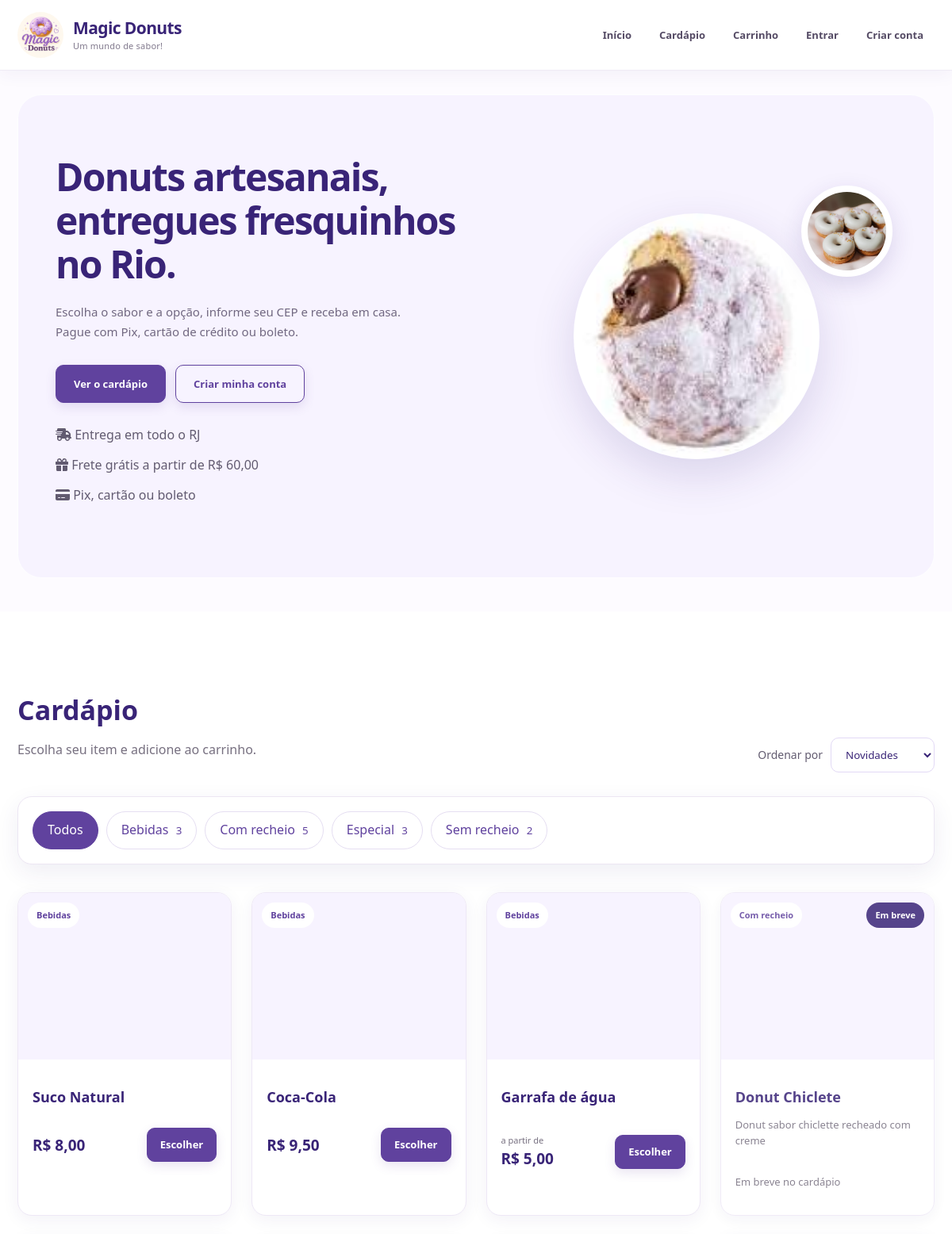
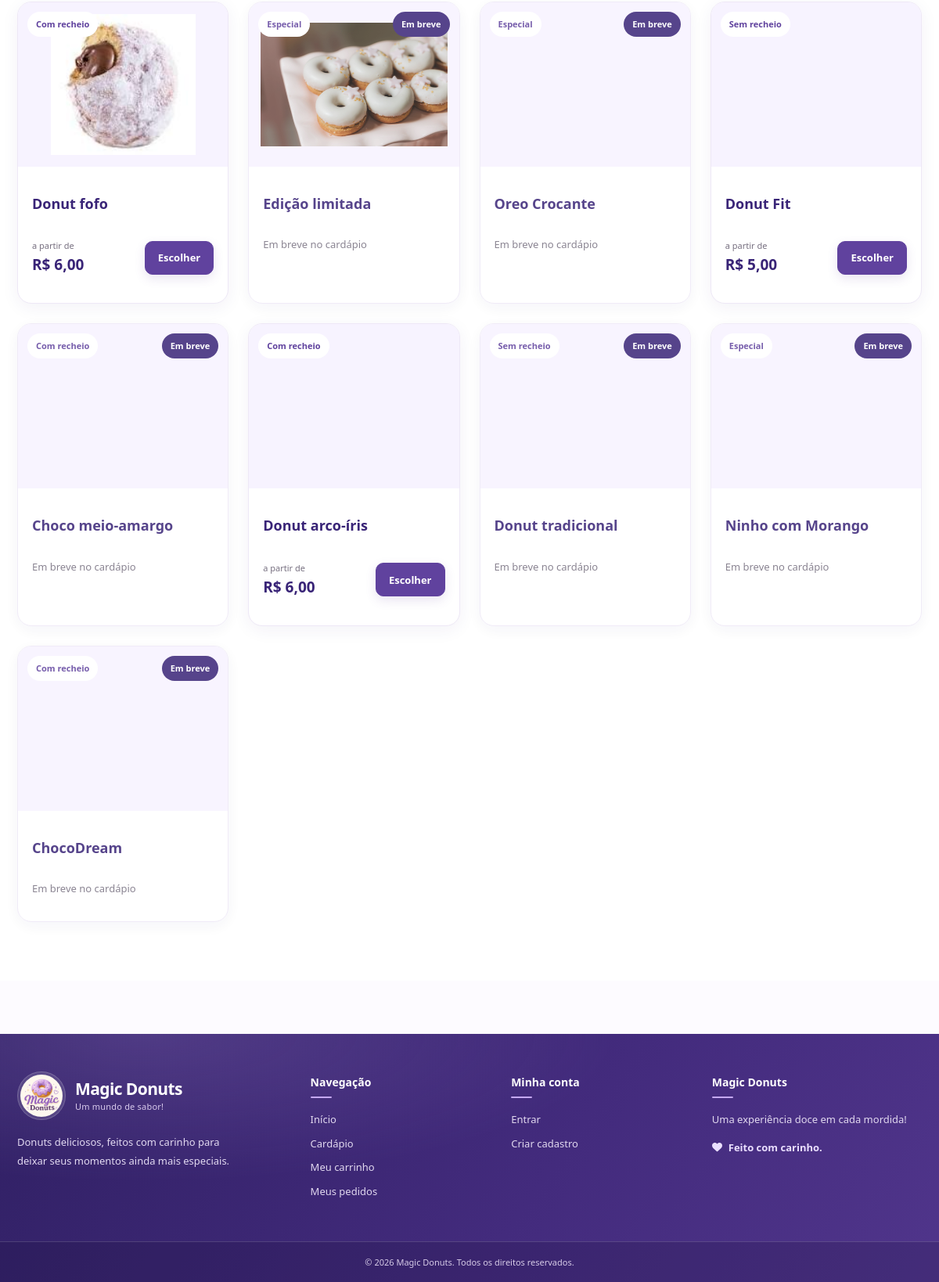
/index.php?controller=loja&action=index (signed in), run on the app's committed database (2 pictures, top to bottom).
### tables this page shows
CREATE TABLE `categoria` (
  `id` int(11) NOT NULL,
  `nome` varchar(100) NOT NULL,
  `ativo` tinyint(1) NOT NULL DEFAULT 1
);

CREATE TABLE `produto` (
  `id` int(11) NOT NULL,
  `categoria_id` int(11) NOT NULL,
  `nome` varchar(100) NOT NULL,
  `descricao` text DEFAULT NULL,
  `ativo` tinyint(1) NOT NULL DEFAULT 1
);

### controllers/LojaController.php (called while the page is built, shortened)
<?php
require_once __DIR__ . '/../config/db.php';
require_once __DIR__ . '/../models/Vitrine.php';
class LojaController extends SiteBaseController
{
    private Vitrine $vitrine;
    public function __construct()
    {
        $this->vitrine = new Vitrine();
    }
    public function index(): void
    {
        $categoriaId = filter_input(
            INPUT_GET,
            'categoria',
            FILTER_VALIDATE_INT
        );
        if (!$categoriaId || $categoriaId < 1) {
            $categoriaId = null;
        }
        $busca = trim($_GET['q'] ?? '');
        $ordem = $_GET['ordem'] ?? 'relevancia';
        $produtos = $this->vitrine->listarProdutos(
            $categoriaId,
            $busca,
            $ordem
        );
        $categorias = $this->vitrine->listarCategorias();
        $destaques = $this->vitrine->listarDestaques(4);
        $categoriaAtual = null;
        $filtrando = (
            $categoriaId !== null ||
            $busca !== ''
        );
     $this->renderSite('home', [
    'produtos' => $produtos,
    'categorias' => $categorias,
    'destaques' => $destaques,
    'categoriaId' => $categoriaId,
    'categoriaAtual' => $categoriaAtual,
    'busca' => $busca,
    'ordem' => $ordem,
    'filtrando' => $filtrando,
    'erro' => $this->obterFlash('erro'),
    'sucesso' => $this->obterFlash('sucesso')
]);
    }
}

### controllers/SiteBaseController.php (called while the page is built, shortened)
<?php
require_once __DIR__ . '/../config/helpers.php';
class SiteBaseController
{
    protected function renderSite(
        string $pagina,
        array $dados = []
    ): void {
        $caminho = __DIR__ . '/../views/site/' . $pagina . '.php';
        extract($dados, EXTR_SKIP);
        require __DIR__ . '/../views/site/_header.php';
        require $caminho;
        require __DIR__ . '/../views/site/_footer.php';
    }
}

### index.php (called while the page is built, shortened)
<?php
require_once __DIR__ . '/config/db.php';
$controller = $_GET['controller'] ?? 'auth';
$action = $_GET['action'] ?? 'form';
switch ($controller) {
    case 'loja':
        require_once __DIR__ . '/controllers/LojaController.php';
        $c = new LojaController();
        break;
}
$c->$action();

### config/helpers.php (called while the page is built, shortened)
<?php
function e($valor): string
{
    return htmlspecialchars(
        (string) ($valor ?? ''),
        ENT_QUOTES,
        'UTF-8'
    );
}
function moeda($valor): string
{
    return 'R$ ' . number_format(
        (float) $valor,
        2,
        ',',
        '.'
    );
}
function url_site(
    string $controller,
    string $action = 'index',
    array $params = []
): string {
    $query = array_merge(
        [
            'controller' => $controller,
            'action' => $action
        ],
        $params
    );
    return MD_URL_BASE . '/index.php?' . http_build_query($query);
}
function cliente_logado(): bool
{
    return !empty($_SESSION['cliente_cpf']);
}
function imagem_produto(
    int $produtoId,
    bool $fallback = true
): ?string {
    $pastaFisica = __DIR__ .
        '/../public/uploads/produtos/';
    $pastaUrl = MD_URL_BASE .
        '/public/uploads/produtos/';
    foreach (['webp', 'jpg', 'png', 'jpeg'] as $extensao) {
        $arquivo = $pastaFisica .
            $produtoId . '.' . $extensao;
        if (is_file($arquivo)) {
            return $pastaUrl .
                $produtoId . '.' . $extensao;
        }
    }
    if (!$fallback) {
        return null;
    }
    return MD_URL_BASE .
        '/imagem/produto_sem_foto.png';
}

### config/db.php (called while the page is built)
<?php
class Database
{
private static $conn = null;
public static function getConnection()
{
    if (self::$conn === null) {
        try {
self::$conn = new PDO(
"mysql:host=localhost;dbname=magicdonuts;charset=utf8mb4",
"root",
"",
    [
    PDO::ATTR_ERRMODE => PDO::ERRMODE_EXCEPTION,
    PDO::ATTR_DEFAULT_FETCH_MODE => PDO::FETCH_ASSOC
    ]
);
} catch (PDOException $e) {
 die("Erro ao conectar ao banco de dados:" . $e->getMessage());
}
}
return self::$conn;
}
}

### models/Vitrine.php (called while the page is built, shortened)
<?php
require_once __DIR__ . '/../config/db.php';
class Vitrine
{
    private PDO $conn;
    public function __construct()
    {
        $this->conn = Database::getConnection();
    }
    public function listarProdutos(
        ?int $categoriaId = null,
        string $busca = '',
        string $ordem = 'relevancia'
    ): array {
        $sql = "
            SELECT
                p.id,
                p.nome,
                p.descricao,
                p.categoria_id,
                c.nome AS categoria_nome,
                COUNT(DISTINCT v.id) AS qtd_variacoes,
                COALESCE(
                    MIN(v.preco),
                    0
                ) AS preco_min,
                COALESCE(
                    MAX(v.preco),
                    0
                ) AS preco_max,
                MAX(
                    CASE
                        WHEN COALESCE(e.quantidade, 0) > 0
                        THEN 1
                        ELSE 0
                    END
                ) AS disponivel
            FROM produto p
            INNER JOIN categoria c
                ON c.id = p.categoria_id
            LEFT JOIN variacao v
                ON v.produto_id = p.id
            LEFT JOIN estoque e
                ON e.variacao_id = v.id
            WHERE p.ativo = 1
              AND c.ativo = 1
        ";
        $params = [];
        $sql .= "
            GROUP BY
                p.id,
                p.nome,
                p.descricao,
                p.categoria_id,
                c.nome
        ";
        switch ($ordem) {
            default:
                $sql .= " ORDER BY p.id DESC ";
                break;
        }
        $stmt = $this->conn->prepare($sql);
        $stmt->execute($params);
        return $stmt->fetchAll(PDO::FETCH_ASSOC);
    }
    public function listarCategorias(): array
    {
        $sql = "
            SELECT
                c.id,
                c.nome,
                COUNT(DISTINCT p.id) AS total
            FROM categoria c
            LEFT JOIN produto p
                ON p.categoria_id = c.id
                AND p.ativo = 1
            WHERE c.ativo = 1
            GROUP BY c.id, c.nome
            ORDER BY c.nome ASC
        ";
        return $this->conn
            ->query($sql)
            ->fetchAll(PDO::FETCH_ASSOC);
    }
public function listarDestaques(int $limite = 3): array
{
    $limite = max(1, min($limite, 8));
    $sql = "
        SELECT
            p.id,
            p.nome,
            p.descricao,
            c.nome AS categoria_nome
        FROM produto p
        INNER JOIN categoria c
            ON c.id = p.categoria_id
        WHERE p.ativo = 1
          AND c.ativo = 1
          AND LOWER(TRIM(c.nome)) <> 'bebidas'
        ORDER BY p.id DESC
        LIMIT {$limite}
    ";
    return $this->conn
        ->query($sql)
        ->fetchAll(PDO::FETCH_ASSOC);
}
}

### views/site/home.php (the view, shortened to what this page needs)
<?php
$categorias = $categorias ?? [];
$produtos = $produtos ?? [];
$destaques = $destaques ?? [];
$categoriaId = $categoriaId ?? null;
$categoriaAtual = $categoriaAtual ?? null;
$busca = $busca ?? '';
$ordem = $ordem ?? 'relevancia';
$filtrando = $filtrando ?? false;
$urlFiltro = static function (?int $categoria) use ($busca, $ordem): string {
    $params = [];
    if ($categoria !== null) {
        $params['categoria'] = $categoria;
    }
    if ($busca !== '') {
        $params['q'] = $busca;
    }
    if ($ordem !== 'relevancia') {
        $params['ordem'] = $ordem;
    }
    return url_site('loja', 'index', $params) . '#cardapio';
};
$fotosHero = [];
foreach ($destaques as $d) {
    $foto = imagem_produto((int) $d['id'], false);
    if ($foto !== null) {
        $fotosHero[] = ['src' => $foto, 'nome' => $d['nome']];
    }
}
?>
<?php if (!$filtrando): ?>
    <section class="hero">
        <div class="container hero-grade">
            <div>
                <h1>Donuts artesanais, entregues fresquinhos no Rio.</h1>
                <p class="hero-texto">
                    Escolha o sabor e a opção, informe seu CEP e receba em casa.
                    Pague com Pix, cartão de crédito ou boleto.
                </p>
                <div class="hero-acoes">
                    <a class="btn" href="#cardapio">Ver o cardápio</a>
                    <?php if (!cliente_logado()): ?>
                        <a class="btn btn-contorno" href="<?= e(url_site('cliente', 'cadastro')) ?>">
                            Criar minha conta
                        </a>
                    <?php else: ?>
                        <a class="btn btn-contorno" href="<?= e(url_site('pedido', 'meus')) ?>">
                            Meus pedidos
                        </a>
                    <?php endif; ?>
                </div>
                <ul class="hero-fatos">
                    <li><i class="fa-solid fa-truck-fast" aria-hidden="true"></i> Entrega em todo o RJ</li>
                    <li><i class="fa-solid fa-gift" aria-hidden="true"></i> Frete grátis a partir de <?= e(moeda(MD_FRETE_GRATIS_A_PARTIR)) ?></li>
                    <li><i class="fa-solid fa-credit-card" aria-hidden="true"></i> Pix, cartão ou boleto</li>
                </ul>
            </div>
            <div class="hero-visual" aria-hidden="true">
                <div class="anel">
                    <img
                        src="<?= e($fotosHero[0]['src'] ?? 'imagem/logo.jpg') ?>"
                        alt=""
                        decoding="async"
                    >
                </div>
                <?php if (isset($fotosHero[1])): ?>
                    <div class="satelite satelite-a">
                        <img src="<?= e($fotosHero[1]['src']) ?>" alt="" loading="lazy" decoding="async">
                    </div>
                <?php endif; ?>
            </div>
        </div>
    </section>
<?php endif; ?>
<section class="cardapio" id="cardapio">
    <div class="container">
        <div class="cardapio-topo">
            <div>
                <h2>
                    <?php if ($categoriaAtual): ?>
                        <?= e($categoriaAtual['nome']) ?>
                    <?php elseif ($busca !== ''): ?>
                        Resultados da busca
                    <?php else: ?>
                        Cardápio
                    <?php endif; ?>
                </h2>
                <p>
                    <?php if ($busca !== ''): ?>
                        <?= count($produtos) ?> resultado(s) para &ldquo;<?= e($busca) ?>&rdquo;.
                    <?php else: ?>
                        Escolha seu item e adicione ao carrinho.
                    <?php endif; ?>
                </p>
            </div>
            <form class="ordenar" method="get" action="index.php">
                <label for="ordem">Ordenar por</label>
                <select id="ordem" name="ordem" onchange="this.form.submit()">
                    <option value="relevancia" <?= $ordem === 'relevancia' ? 'selected' : '' ?>>Novidades</option>
                </select>
            </form>
        </div>
        <?php if (!empty($categorias)): ?>
            <nav class="filtros" aria-label="Categorias">
                <a
                    class="filtro <?= $categoriaId === null ? 'ativo' : '' ?>"
                    href="<?= e($urlFiltro(null)) ?>"
                    <?= $categoriaId === null ? 'aria-current="true"' : '' ?>
                >
                    Todos
                </a>
                <?php foreach ($categorias as $categoria): ?>
                    <?php $ativa = ((int) $categoria['id'] === $categoriaId); ?>
                    <a
                        class="filtro <?= $ativa ? 'ativo' : '' ?>"
                        href="<?= e($urlFiltro((int) $categoria['id'])) ?>"
                        <?= $ativa ? 'aria-current="true"' : '' ?>
                    >
                        <?= e($categoria['nome']) ?>
                        <small><?= (int) $categoria['total'] ?></small>
                    </a>
                <?php endforeach; ?>
            </nav>
        <?php endif; ?>
        <?php if (empty($produtos)): ?>
            <div class="vazio">
                <i class="fa-regular fa-face-frown" aria-hidden="true"></i>
                <h2>Nenhum donut encontrado</h2>
                <p>
                    Tente outra palavra ou veja o cardápio completo.
                </p>
                <a class="btn" href="<?= e(url_site('loja', 'index')) ?>">Ver todos os donuts</a>
            </div>
        <?php else: ?>
            <div class="grade-produtos">
                <?php foreach ($produtos as $produto): ?>
                    <?php
                    $idProduto = (int) $produto['id'];
                    $disponivel = (int) $produto['disponivel'] === 1;
                    $temVariacao = (int) $produto['qtd_variacoes'] > 0;
                    $link = url_site('loja', 'produto', ['id' => $idProduto]);
                    $precoMin = (float) $produto['preco_min'];
                    $precoMax = (float) $produto['preco_max'];
                    ?>
                    <article class="cartao-produto <?= $disponivel ? '' : 'indisponivel' ?>">
                        <a class="cartao-foto" href="<?= e($link) ?>" tabindex="-1" aria-hidden="true">
                            <img
                                src="<?= e(imagem_produto($idProduto)) ?>"
                                alt=""
                                loading="lazy"
                                decoding="async"
                            >
                            <?php if (!$temVariacao): ?>
                                <span class="selo selo-estado">Em breve</span>
                            <?php elseif (!$disponivel): ?>
                                <span class="selo selo-estado">Esgotado</span>
                            <?php endif; ?>
                            <span class="selo selo-categoria"><?= e($produto['categoria_nome']) ?></span>
                        </a>
                        <div class="cartao-corpo">
                            <h3><a href="<?= e($link) ?>"><?= e($produto['nome']) ?></a></h3>
                            <?php if (!empty($produto['descricao'])): ?>
                                <p class="cartao-desc"><?= e($produto['descricao']) ?></p>
                            <?php endif; ?>
                            <div class="cartao-rodape">
                                <?php if ($temVariacao): ?>
                                    <p class="preco-linha">
                                        <?php if ($precoMin !== $precoMax): ?>
                                            <small>a partir de</small>
                                        <?php endif; ?>
                                        <strong><?= e(moeda($precoMin)) ?></strong>
                                    </p>
                                    <a class="btn btn-pequeno <?= $disponivel ? '' : 'btn-contorno' ?>" href="<?= e($link) ?>">
                                        <?= $disponivel ? 'Escolher' : 'Ver detalhes' ?>
                                    </a>
                                <?php else: ?>
                                    <p class="preco-nd">Em breve no cardápio</p>
                                <?php endif; ?>
                            </div>
                        </div>
                    </article>
                <?php endforeach; ?>
            </div>
        <?php endif; ?>
    </div>
</section>

### data on the page
categoria: nome "Bebidas", total "3"
categoria: nome "Com recheio", total "5"
categoria: nome "Especial", total "3"
categoria: nome "Sem recheio", total "2"
produto: shows a picture, categoria.nome "Bebidas", nome "Suco Natural", precoMin "R$ 8,00", shows "Escolher"
produto: shows a picture, categoria.nome "Bebidas", nome "Coca-Cola", precoMin "R$ 9,50", shows "Escolher"
produto: shows a picture, categoria.nome "Bebidas", nome "Garrafa de água", shows "a partir de", precoMin "R$ 5,00", shows "Escolher"
produto: shows "Em breve", categoria.nome "Com recheio", nome "Donut Chiclete", descricao "Donut sabor chiclette recheado com creme", shows "Em breve no cardápio"
produto: shows a picture, categoria.nome "Com recheio", nome "Donut fofo", shows "a partir de", precoMin "R$ 6,00", shows "Escolher"
produto: shows a picture, shows "Em breve", categoria.nome "Especial", nome "Edição limitada", shows "Em breve no cardápio"
produto: shows "Em breve", categoria.nome "Especial", nome "Oreo Crocante", shows "Em breve no cardápio"
produto: categoria.nome "Sem recheio", nome "Donut Fit", shows "a partir de", precoMin "R$ 5,00", shows "Escolher"
produto: shows a picture, shows "Em breve", categoria.nome "Com recheio", nome "Choco meio-amargo", shows "Em breve no cardápio"
produto: shows a picture, categoria.nome "Com recheio", nome "Donut arco-íris", shows "a partir de", precoMin "R$ 6,00", shows "Escolher"
produto: shows a picture, shows "Em breve", categoria.nome "Sem recheio", nome "Donut tradicional", shows "Em breve no cardápio"
produto: shows "Em breve", categoria.nome "Especial", nome "Ninho com Morango", shows "Em breve no cardápio"
produto: shows a picture, shows "Em breve", categoria.nome "Com recheio", nome "ChocoDream", shows "Em breve no cardápio"

### other printed values
moeda(MD_FRETE_GRATIS_A_PARTIR) "R$ 60,00"
